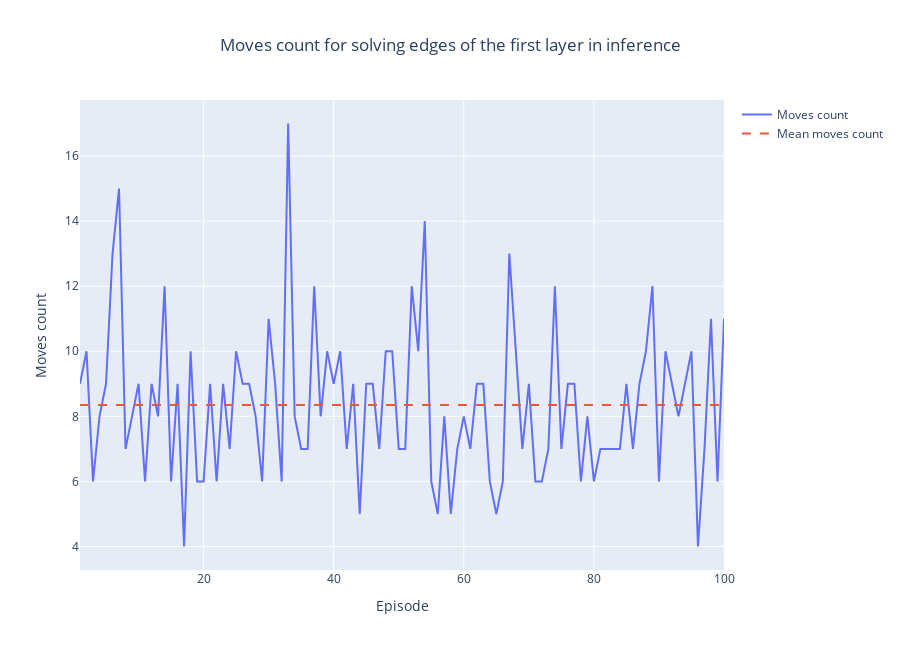

Here is the notebook cell this chart was saved with:
### Code cell
pl_data = pl.DataFrame({
    "episodes": l_episodes,
    "actions": l_l_actions,
})\
    .with_columns(
        pl.col("actions").list.len().alias("moves_count"),
    )\
    .with_columns(
        pl.col("moves_count").mean().alias("mean"),
        pl.col("moves_count").std().alias("std"),
    )

fig = go.Figure()

fig.add_trace(
    go.Scatter(
        x=pl_data["episodes"],
        y=pl_data["moves_count"],
        name="Moves count"
    )
)

fig.add_trace(
    go.Scatter(
        x=pl_data["episodes"],
        y=pl_data["mean"],
        name="Mean moves count",
        line=dict(dash='dash')
    )
)

fig.update_layout(
    height=650,
    title={
        'text': f'Moves count for solving edges of the first layer in inference',
        'x': 0.5,
        'y': 0.94,
    },
    xaxis=dict(title='Episode'),
    yaxis=dict(title='Moves count'),
)

fig.show()

### Figure 1 — Plotly figure (JSON) as saved in the notebook; plotly's stock layout.template omitted (floating-point values rounded to 4 significant figures)
{"data": [{"name": "Moves count", "type": "scatter", "x": [1, 2, 3, 4, 5, 6, 7, 8, 9, 10, 11, 12, 13, 14, 15, 16, 17, 18, 19, 20, 21, 22, 23, 24, 25, 26, 27, 28, 29, 30, 31, 32, 33, 34, 35, 36, 37, 38, 39, 40, 41, 42, 43, 44, 45, 46, 47, 48, 49, 50, 51, 52, 53, 54, 55, 56, 57, 58, 59, 60, 61, 62, 63, 64, 65, 66, 67, 68, 69, 70, 71, 72, 73, 74, 75, 76, 77, 78, 79, 80, 81, 82, 83, 84, 85, 86, 87, 88, 89, 90, 91, 92, 93, 94, 95, 96, 97, 98, 99, 100], "y": [9, 10, 6, 8, 9, 13, 15, 7, 8, 9, 6, 9, 8, 12, 6, 9, 4, 10, 6, 6, 9, 6, 9, 7, 10, 9, 9, 8, 6, 11, 9, 6, 17, 8, 7, 7, 12, 8, 10, 9, 10, 7, 9, 5, 9, 9, 7, 10, 10, 7, 7, 12, 10, 14, 6, 5, 8, 5, 7, 8, 7, 9, 9, 6, 5, 6, 13, 10, 7, 9, 6, 6, 7, 12, 7, 9, 9, 6, 8, 6, 7, 7, 7, 7, 9, 7, 9, 10, 12, 6, 10, 9, 8, 9, 10, 4, 7, 11, 6, 11]}, {"line": {"dash": "dash"}, "name": "Mean moves count", "type": "scatter", "x": [1, 2, 3, 4, 5, 6, 7, 8, 9, 10, 11, 12, 13, 14, 15, 16, 17, 18, 19, 20, 21, 22, 23, 24, 25, 26, 27, 28, 29, 30, 31, 32, 33, 34, 35, 36, 37, 38, 39, 40, 41, 42, 43, 44, 45, 46, 47, 48, 49, 50, 51, 52, 53, 54, 55, 56, 57, 58, 59, 60, 61, 62, 63, 64, 65, 66, 67, 68, 69, 70, 71, 72, 73, 74, 75, 76, 77, 78, 79, 80, 81, 82, 83, 84, 85, 86, 87, 88, 89, 90, 91, 92, 93, 94, 95, 96, 97, 98, 99, 100], "y": [8.35, 8.35, 8.35, 8.35, 8.35, 8.35, 8.35, 8.35, 8.35, 8.35, 8.35, 8.35, 8.35, 8.35, 8.35, 8.35, 8.35, 8.35, 8.35, 8.35, 8.35, 8.35, 8.35, 8.35, 8.35, 8.35, 8.35, 8.35, 8.35, 8.35, 8.35, 8.35, 8.35, 8.35, 8.35, 8.35, 8.35, 8.35, 8.35, 8.35, 8.35, 8.35, 8.35, 8.35, 8.35, 8.35, 8.35, 8.35, 8.35, 8.35, 8.35, 8.35, 8.35, 8.35, 8.35, 8.35, 8.35, 8.35, 8.35, 8.35, 8.35, 8.35, 8.35, 8.35, 8.35, 8.35, 8.35, 8.35, 8.35, 8.35, 8.35, 8.35, 8.35, 8.35, 8.35, 8.35, 8.35, 8.35, 8.35, 8.35, 8.35, 8.35, 8.35, 8.35, 8.35, 8.35, 8.35, 8.35, 8.35, 8.35, 8.35, 8.35, 8.35, 8.35, 8.35, 8.35, 8.35, 8.35, 8.35, 8.35]}], "layout": {"height": 650, "title": {"text": "Moves count for solving edges of the first layer in inference", "x": 0.5, "y": 0.94}, "xaxis": {"title": {"text": "Episode"}}, "yaxis": {"title": {"text": "Moves count"}}}}
